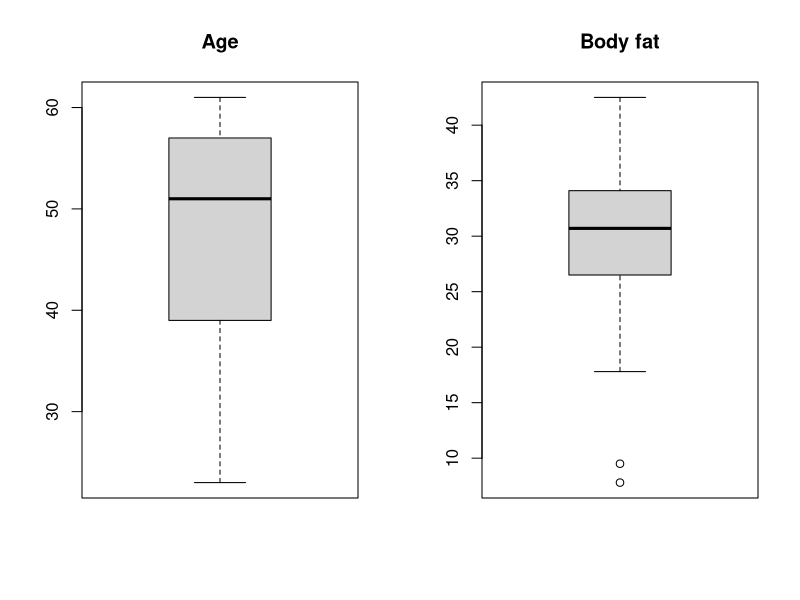
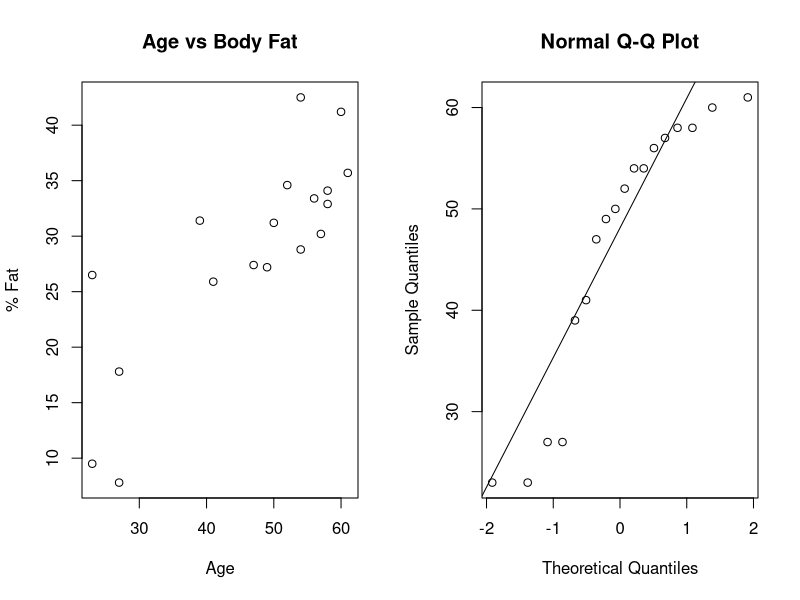

Source code (R) for these figures, in order:
# Age and body fat descriptive statistics plots
# Individual R source code for Day 1, Question 5
# Run this file in RStudio.


age <- c(23,23,27,27,39,41,47,49,50,52,54,54,56,57,58,58,60,61)
fat <- c(9.5,26.5,7.8,17.8,31.4,25.9,27.4,27.2,31.2,34.6,42.5,28.8,33.4,30.2,34.1,32.9,41.2,35.7)
cat("Age mean/median/sd:", mean(age), median(age), sd(age), "\n")
cat("Fat mean/median/sd:", mean(fat), median(fat), sd(fat), "\n")
par(mfrow=c(1,2)); boxplot(age, main="Age"); boxplot(fat, main="Body fat")
par(mfrow=c(1,2)); plot(age,fat,main="Age vs Body Fat",xlab="Age",ylab="% Fat"); qqnorm(age); qqline(age)
